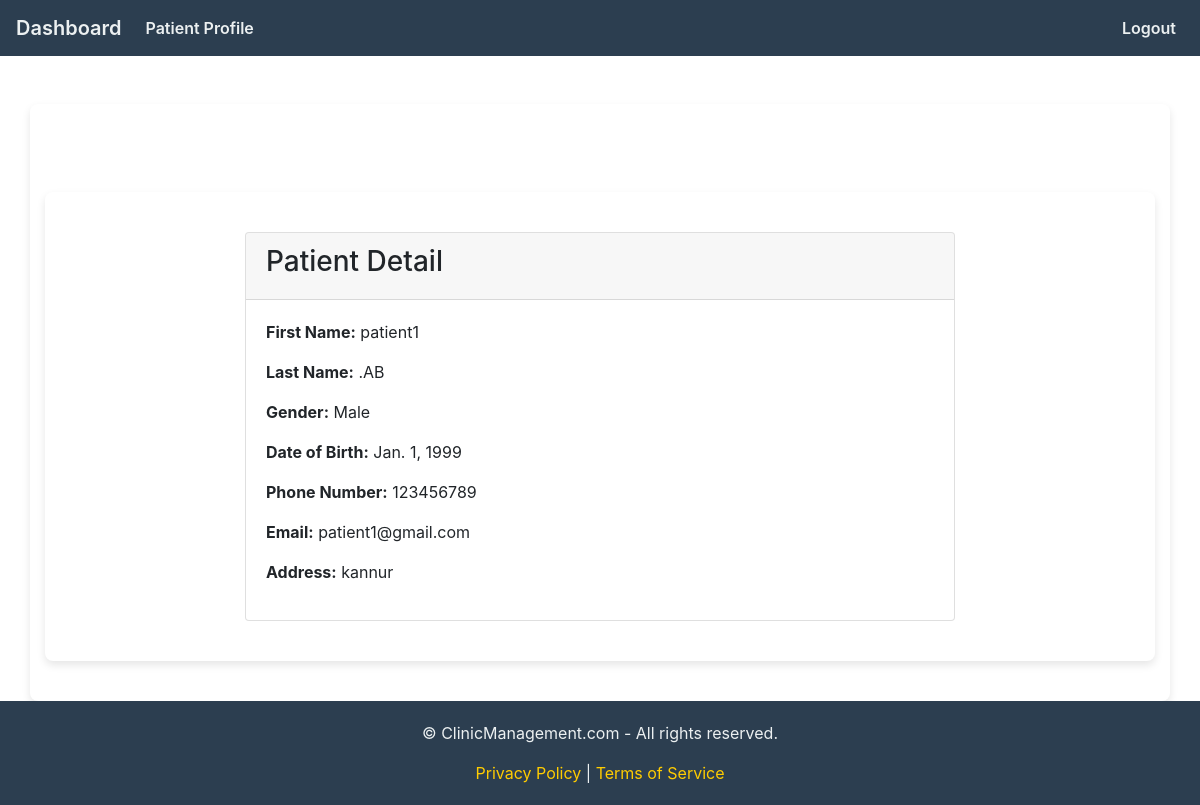
Page /patients/6/ (signed in) on the committed database.
### clinic_mgt_app/models.py (models this page shows, shortened)
class Patient(models.Model):
    GENDER_CHOICES = [
        ('M', 'Male'),
        ('F', 'Female'),
        ('O', 'Other'),
    ]
    first_name = models.CharField(max_length=50, null=True, blank=True)
    last_name = models.CharField(max_length=50, null=True, blank=True)
    gender = models.CharField(max_length=10, choices=GENDER_CHOICES, null=True, blank=True)
    date_of_birth = models.DateField(null=True, blank=True)
    phone_number = models.CharField(max_length=15, null=True, blank=True)
    email = models.EmailField(null=True, blank=True)
    address = models.CharField(max_length=255, null=True, blank=True)
    pat_user = models.ForeignKey(CustomUser,on_delete=models.CASCADE,null=True)
    is_patient = models.BooleanField(default=True)

### clinic_mgt_app/views.py (the view)
# urls.py: path('patients/<int:pk>/', views.patient_detail, name='patient_detail'),
@login_required
def patient_detail(request, pk):
    patient = get_object_or_404(Patient, pk=pk)  # Retrieve the specific patient by primary key
    return render(request, 'patient_detail.html', {'patient': patient})

### clinic_mgt_app/templates/patient_detail.html (shortened to what this page needs)
{% extends 'patient_base.html' %}
{% block content %}
<!DOCTYPE html>
<html lang="en">
<head>
    <link rel="stylesheet" href="https://cdn.jsdelivr.net/npm/bootstrap@4.0.0/dist/css/bootstrap.min.css"
>
</head>
<body>
    <div class="container mt-5">
        <div class="row justify-content-center">
            <div class="col-md-8">
                <div class="card">
                    <div class="card-header">
                        <h3>Patient Detail</h3>
                    </div>
                    <div class="card-body">
                        <p><strong>First Name:</strong> {{ patient.first_name }}</p>
                        <p><strong>Last Name:</strong> {{ patient.last_name }}</p>
                        <p><strong>Gender:</strong> {{ patient.get_gender_display }}</p>
                        <p><strong>Date of Birth:</strong> {{ patient.date_of_birth }}</p>
                        <p><strong>Phone Number:</strong> {{ patient.phone_number }}</p>
                        <p><strong>Email:</strong> {{ patient.email }}</p>
                        <p><strong>Address:</strong> {{ patient.address }}</p>
                    </div>
                </div>
            </div>
        </div>
    </div>
</body>
</html>
{% endblock content %}

### clinic_mgt_app/templates/patient_base.html (style rules this page uses)
body { font-family: 'Arial', sans-serif; background-color: #f4f4f4; margin-top: 20px; }
.container { background-color: white; border-radius: 8px; box-shadow: 0 4px 8px rgba(0, 0, 0, 0.1); padding: 40px; max-width: 800px; margin: 0 auto; }

### rows in the picture
Patient: first_name "patient1", last_name ".AB", gender "Male", date_of_birth "Jan. 1, 1999", phone_number "123456789", email "patient1@gmail.com", address "kannur"
